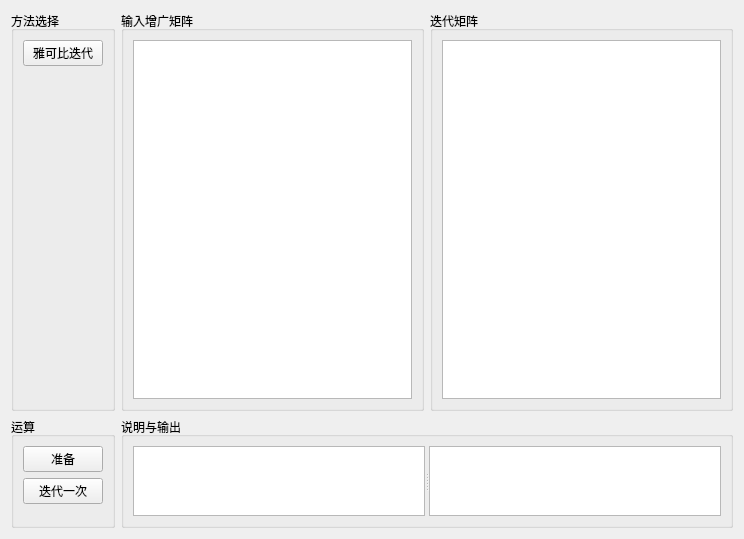
<?xml version="1.0" encoding="UTF-8"?>
<ui version="4.0">
 <class>FrameEGIter</class>
 <widget class="QFrame" name="FrameEGIter">
  <property name="geometry">
   <rect>
    <x>0</x>
    <y>0</y>
    <width>744</width>
    <height>527</height>
   </rect>
  </property>
  <property name="windowTitle">
   <string>FrameEGIter</string>
  </property>
  <layout class="QGridLayout" name="gridLayout">
   <item row="0" column="0">
    <widget class="QGroupBox" name="groupBox">
     <property name="sizePolicy">
      <sizepolicy hsizetype="Preferred" vsizetype="Expanding">
       <horstretch>0</horstretch>
       <verstretch>0</verstretch>
      </sizepolicy>
     </property>
     <property name="minimumSize">
      <size>
       <width>0</width>
       <height>400</height>
      </size>
     </property>
     <property name="title">
      <string>方法选择</string>
     </property>
     <layout class="QVBoxLayout" name="verticalLayout_2">
      <item>
       <widget class="QPushButton" name="btn_method1">
        <property name="text">
         <string>雅可比迭代</string>
        </property>
       </widget>
      </item>
      <item>
       <spacer name="verticalSpacer">
        <property name="orientation">
         <enum>Qt::Vertical</enum>
        </property>
        <property name="sizeHint" stdset="0">
         <size>
          <width>20</width>
          <height>40</height>
         </size>
        </property>
       </spacer>
      </item>
     </layout>
    </widget>
   </item>
   <item row="0" column="1">
    <widget class="QGroupBox" name="groupBox_2">
     <property name="sizePolicy">
      <sizepolicy hsizetype="Preferred" vsizetype="Expanding">
       <horstretch>0</horstretch>
       <verstretch>0</verstretch>
      </sizepolicy>
     </property>
     <property name="minimumSize">
      <size>
       <width>0</width>
       <height>400</height>
      </size>
     </property>
     <property name="title">
      <string>输入增广矩阵</string>
     </property>
     <layout class="QVBoxLayout" name="verticalLayout_4">
      <item>
       <widget class="QTableView" name="tv_inputMat"/>
      </item>
     </layout>
    </widget>
   </item>
   <item row="0" column="2">
    <widget class="QGroupBox" name="groupBox_3">
     <property name="title">
      <string>迭代矩阵</string>
     </property>
     <layout class="QVBoxLayout" name="verticalLayout_3">
      <item>
       <widget class="QTableView" name="tv_iterMat">
        <property name="editTriggers">
         <set>QAbstractItemView::NoEditTriggers</set>
        </property>
        <property name="textElideMode">
         <enum>Qt::ElideMiddle</enum>
        </property>
       </widget>
      </item>
     </layout>
    </widget>
   </item>
   <item row="1" column="0">
    <widget class="QGroupBox" name="groupBox_5">
     <property name="minimumSize">
      <size>
       <width>0</width>
       <height>0</height>
      </size>
     </property>
     <property name="title">
      <string>运算</string>
     </property>
     <layout class="QVBoxLayout" name="verticalLayout_5">
      <item>
       <widget class="QPushButton" name="btn_ready">
        <property name="text">
         <string>准备</string>
        </property>
       </widget>
      </item>
      <item>
       <widget class="QPushButton" name="btn_next">
        <property name="text">
         <string>迭代一次</string>
        </property>
       </widget>
      </item>
      <item>
       <spacer name="verticalSpacer_2">
        <property name="orientation">
         <enum>Qt::Vertical</enum>
        </property>
        <property name="sizeHint" stdset="0">
         <size>
          <width>20</width>
          <height>40</height>
         </size>
        </property>
       </spacer>
      </item>
     </layout>
    </widget>
   </item>
   <item row="1" column="1" colspan="2">
    <widget class="QGroupBox" name="groupBox_4">
     <property name="minimumSize">
      <size>
       <width>0</width>
       <height>0</height>
      </size>
     </property>
     <property name="title">
      <string>说明与输出</string>
     </property>
     <layout class="QVBoxLayout" name="verticalLayout">
      <item>
       <widget class="QSplitter" name="splitter">
        <property name="orientation">
         <enum>Qt::Horizontal</enum>
        </property>
        <widget class="QPlainTextEdit" name="info"/>
        <widget class="QPlainTextEdit" name="output"/>
       </widget>
      </item>
     </layout>
    </widget>
   </item>
  </layout>
 </widget>
 <resources/>
 <connections/>
</ui>
